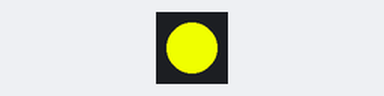
Bench run of a sketch on a simulated Arduino Uno, built with avr-gcc and run on an emulated ATmega328P. On the bench: 1 RGB LEDs in strip order, left to right. Dim RGB values are drawn brighter than linear.

Above: at 0.15 s.
At 37.56 s:
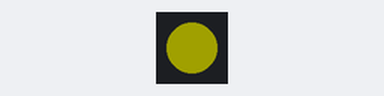
Timing chart, 0 to 40.0 s (numbered marks = the images above):
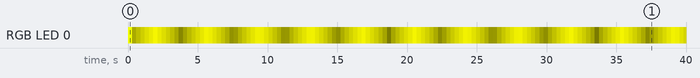

The sketch:

LED.ino
```cpp
#include <Adafruit_NeoPixel.h>

#define PIN             6
#define NUMPIXELS       1
#define OSCIL_VAL       450

Adafruit_NeoPixel pixels = Adafruit_NeoPixel(NUMPIXELS, PIN, NEO_GRB + NEO_KHZ800);

//  Determines how smooth the fade in/fade out behaviour is
int delayval = 25;

//  A stable, consistent incremental value is required.
//      millis() is too unstable, and therefore difficult to control
//      fade in/out length
long commIncVal = 0;

void setup() {
    Serial.begin(9600);
    pixels.begin();
    setNeoPixelColor(pixels.Color(240, 255, 0));
}

void loop() {
	neoPulse();
}

void neoPulse() {
    //  The following initializes the oscillating value, which will be
    //      anywhere from 0 to OSCIL_VAL/2
    int i = oscilPulse(commIncVal++);

    //  This loop is where the intensities of green vary. The shorter the delay
    //      the smoother the transitions. Changing the incrementation value
    //      will also change smoothness.
    //
    //  The loop only evaluates given that the interval is within OSCIL_VAL and 5.
    while(i != OSCIL_VAL && i >= 5) {
	//	In order to change pulse speed, vary number that increments commIncVal
        i = oscilPulse(commIncVal+=3);

        //  Low to moderately bright green.
        pixels.setBrightness(i);

        //  Whenever changes are made to the pixel color, the show method must
        //      follow in order to apply color changes.
        pixels.show();

        //  The lower the delay (ms), the smoother the appearance.
        delay(delayval);
    }

    //  This will hold the current LED brightness/intensity at the end of every loop,
    //      signifiying the end of a light pattern as described above.
	//  delay(10);
}

//  This function sets the color and displays the new color on the Neopixels.
//      The Color "object" as seen when calling "pixels.Color(....)" is not an object
//      but a method returning a packed 32-bit RGB color given a R, G, B values.
//      It's a bit confusing since a structure would have been more appropriate.
//  Ex. setNeoPixelColor(pixels.Color(0, 0, 255));
void setNeoPixelColor(uint32_t neoColor) {
    pixels.setPixelColor(0, pixels.Color(240, 255, 0));
    pixels.show();
}

//  This is the mathematical function that allows pulsing concurrently with any
//      existing processes that are being executed.
uint8_t oscilPulse(long incVal) {
    //  Oscillation is divided into three parts.

    //  This is the incremental range and increasing direction from 0 to OSCIL_VAL.
    int incFun = incVal % OSCIL_VAL;

    //  This evaluates to be either 0 or 1 given incFun is 0 when less than
    //      OSCIL_VAL/2 and 1 when higher than OSCIL_VAL/2.
    //  This allows selective subtraction when whenToSub = 0 or 1.
    int whenToSub = incFun / (OSCIL_VAL / 2);

    //  This is the range to subtract given incFun, which is (0 - (OSCIL_VAL/2)) to
    //      (OSCIL_VAL - (OSCIL_VAL/2)) -> -(OSCIL_VAL/2) to OSCIL_VAL/3.
    //  Ultimately, this is what allows an incremental decrease upon reaching
    //      OSCIL_VAL.
    int decFun = ((incVal % OSCIL_VAL) - (OSCIL_VAL / 2));

    //  The final formula is as follows, where upon subtraction is allowed,
    //      the range is doubled to offset the range [OSCIL_VAL/2, OSCIL_VAL]
    //      to allow a decreasing behaviour.
    int result = incFun - (whenToSub * decFun * 2);

    //  The final result.
    return (uint8_t) result;
}
```

Measured:
- by itself, RGB LED 0: off → RGB(240, 255, 0) at 0.00 s, → RGB(45, 45, 0) 0.30 s later, → RGB(81, 81, 0) 0.30 s later, → RGB(117, 117, 0) 0.30 s later, … (132 changes in this stretch)
